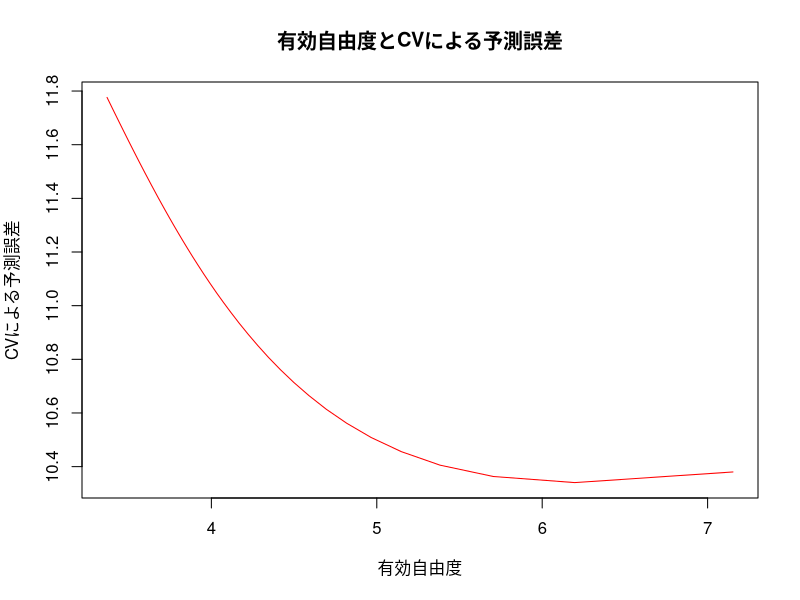
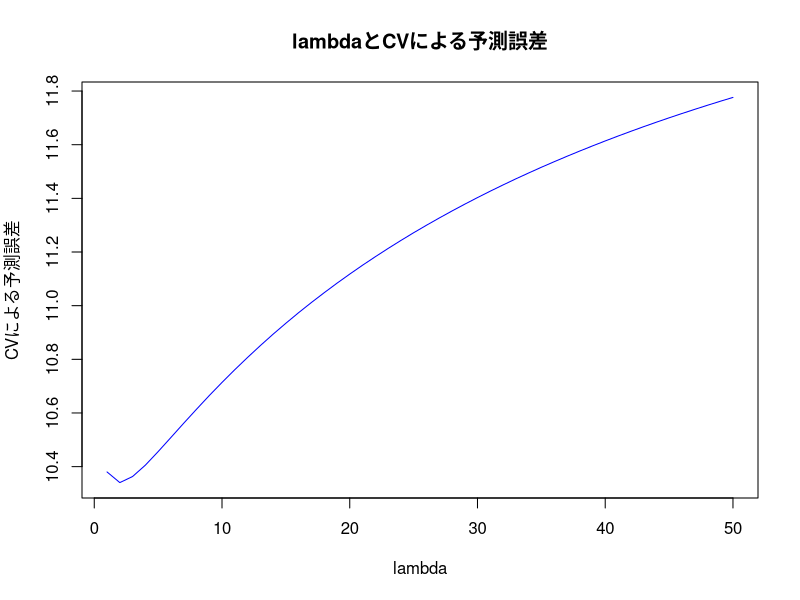

Recreate these plots in R, in order.
# Clear environment
rm(list = ls())

# Setting Japanese font (for MacOSX)
# par(family= "HiraKakuProN-W3")

# Chapter6 e.g.58
# CVによる平滑化スプラインパラメータlambda/有効自由度と予測誤差の評価

# 命題20で定義される関数d_j(x)
d <- function(j, x, knots) {
  K <- length(knots)
  return((max((x - knots[j]) ^ 3, 0) - max((x - knots[K]) ^ 3, 0)) / (knots[K] - knots[j]))
}

# 命題20で定義される関数h_j(x)
h <- function(j, x, knots) {
  K <- length(knots)
  if (j == 1) {
    return(1)
  } else if (j == 2) {
    return(x)
  } else {
    return(d(j - 2, x, knots) - d(K - 1, x, knots))
  }
}

# 命題22で与えられる、式(6.6)のg_i,jの具体形
# 引数xの要素は、昇順ソートされていることを前提とする。
G <- function(x) {
  n <- length(x)
  g <- matrix(0, nrow = n, ncol = n)
  for (i in 3:n) {
    for (j in i:n) {
      denom <- (x[n] - x[i - 2]) * (x[n] - x[j - 2]) # 分母を先に計算。ゼロ除算の対応のため。
      if (denom != 0) {
        g[i, j] <- 12 * (x[n] - x[n - 1]) * (x[n - 1] - x[j - 2]) * (x[n - 1] - x[i - 2]) / denom +
          (12 * x[n - 1] + 6 * x[j - 2] - 18 * x[i - 2]) * (x[n - 1] - x[j - 2]) ^ 2 / denom
        g[j, i] <- g[i, j]
      } else {
        stop("Zero division")
        return(-1)
      }
    }
  }
  return(g)
}

# クロスバリデーションによる平滑化スプライン予測誤差の評価。
# lambdaが大きくなると、ハット行列H[lambda]のトレースの値が小さくなる。
# このH[lambda]のトレース値を有効自由度と呼ぶ。
# cv_ss_fast()は、引数lambdaに対する有効自由度とCV予測誤差を返す。
cv_ss_fast <- function(X, y, lambda, G, k) {
  n <- length(y)
  m <- n / k # m-fold CVを行う。
  H <- X %*% solve(t(X) %*% X + lambda * G) %*% t(X) # ハット行列H[lambda]の計算
  df <- sum(diag(H)) # 有効自由度 = tr(H[lambda])
  I_n <- diag(rep(1, n)) # n x nの単位行列
  e <- (I_n - H) %*% y # 誤差ベクトル（= y - yhat = y - X %*% gamma）
  I_m <- diag(rep(1, m)) # m x mの単位行列
  S <- 0 # CV誤差の合計
  for (j in 1:k) {
    test <- ((j - 1) * m + 1) : (j * m)
    S <- S + norm(solve(I_m - H[test, test]) %*% e[test], "2") ^ 2 # CV処理
  }
  return(list(score = S / n, df = df)) # CV予測誤差（S/n）と有効自由度を返す。
}

# 平滑化スプライン回帰を行い、有効自由度とCV予測誤差の関係を見てみる。
n <- 100
x <- runif(n, -5, 5)
y <- x + 2 * sin(x) + 3 * rnorm(n) # テキストの式はほぼ直線だったので、より平滑化スプラインに相応しいデータにした。
index <- order(x) # 平滑化スプラインなので、サンプルはxで昇順ソートしておく。
x <- x[index]; y <- y[index] # xの昇順ソート
X <- matrix(nrow = n, ncol = n) # yの昇順ソート
X[, 1] <- 1
for (j in 2:n) {
  for (i in 1:n) {
    X[i, j] <- h(j, x[i], x) # 自然なスプライン回帰における行列Xの計算。
  }
}
GG <- G(x) # (6.6)式のg_i,jを(i,j)成分に持つ行列GG
u <- seq(1, 50) # CVで評価するlambdaの範囲
v <- NULL
w <- NULL
for (lambda in u) {
  result <- cv_ss_fast(X, y, lambda, GG, n) # CVで予測誤差を評価。
  v <- c(v, result$df) # 有効自由度
  w <- c(w, result$score) # CV予測誤差
}
plot(v, w, 
     type = "l", col = "red",
     xlab = "有効自由度", ylab = "CVによる予測誤差")
title("有効自由度とCVによる予測誤差")
par(new = FALSE)
plot(u, w, 
     type = "l", col = "blue",
     xlab = "lambda", ylab = "CVによる予測誤差")
title("lambdaとCVによる予測誤差")
